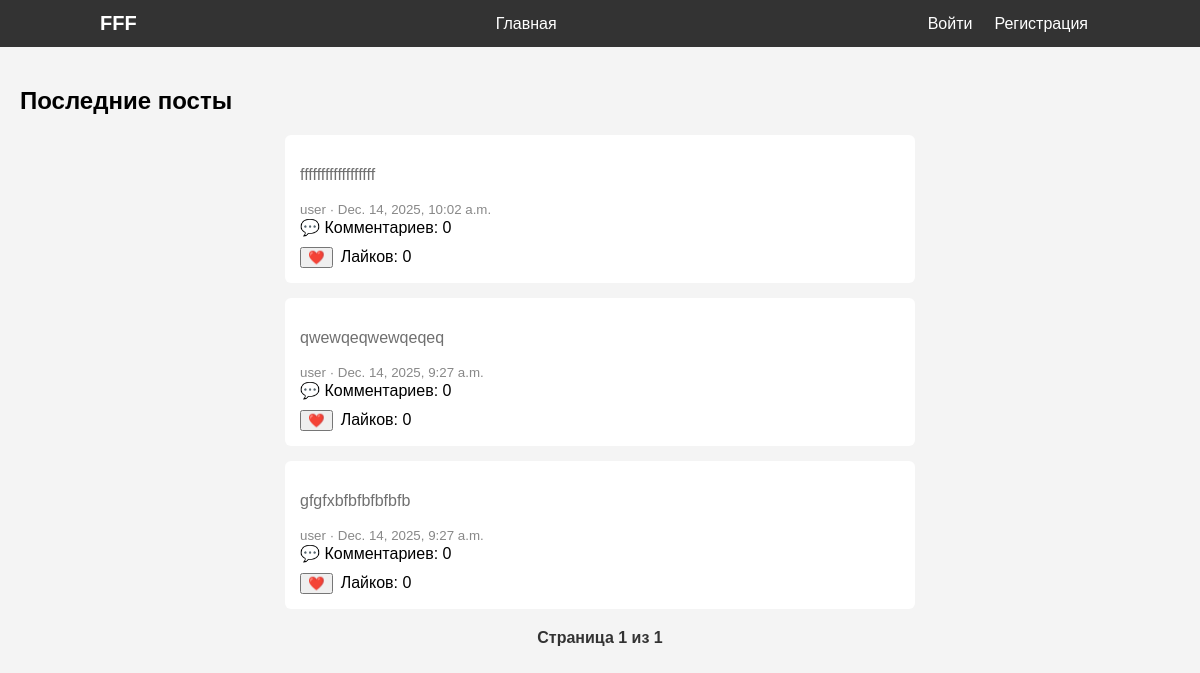
The app's page /, older data.
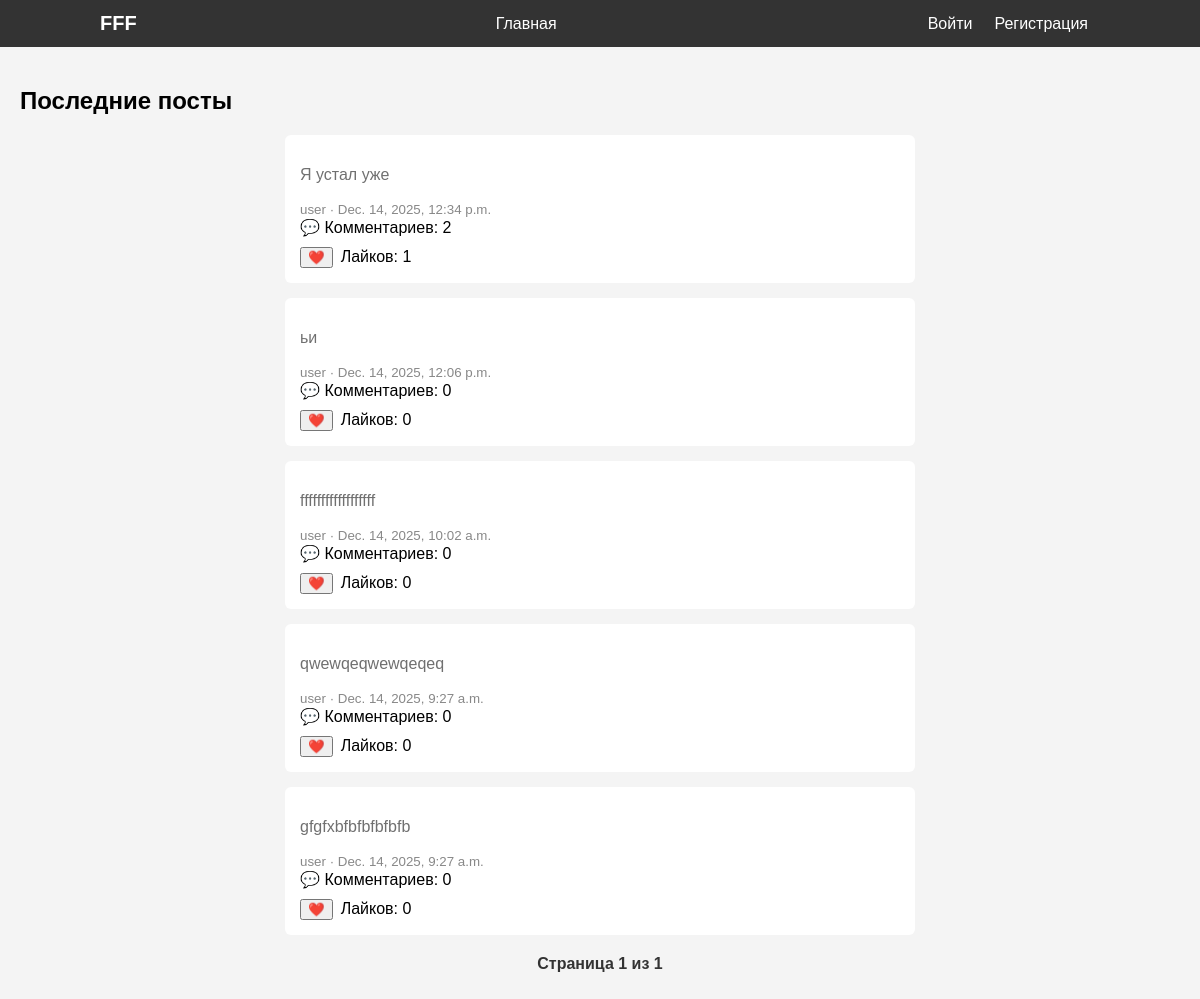
The same page, newer data.
### laba/models.py (models this page shows, shortened)
class Post(models.Model):
    author = models.ForeignKey(
        User,
        on_delete=models.CASCADE,
        related_name='posts'
    )
    text = models.TextField()
    created_at = models.DateTimeField(auto_now_add=True)

### laba/views.py (the view)
# urls.py: path('', post_list, name='post_list'),
def post_list(request):
    posts = Post.objects.select_related('author').order_by('-created_at')
    paginator = Paginator(posts, 10)
    page_number = request.GET.get('page')
    page_obj = paginator.get_page(page_number)
    return render(
        request,
        'laba/post_list.html',
        {'page_obj': page_obj}
    )

### laba/templates/laba/post_list.html (shortened to what this page needs)
{% extends 'laba/base.html' %}
{% block content %}
<h2>Последние посты</h2>
{% for post in page_obj %}
<div class="post">
    <p>
        <a href="{% url 'post_detail' post.id %}">
            {{ post.text }}
        </a>
    </p>
    <small>
        {{ post.author.username }} · {{ post.created_at }}
    </small>
    <div class="post-meta">
        💬 Комментариев: {{ post.comments.count }}
    </div>
    <div class="post-actions">
        <form method="post" action="{% url 'post_like' post.id %}">
            <button type="submit">❤️</button>
        </form>
        <span>Лайков: {{ post.likes.count }}</span>
    </div>
</div>
{% endfor %}
<div class="pagination">
    <span>
        Страница {{ page_obj.number }} из {{ page_obj.paginator.num_pages }}
    </span>
</div>
{% endblock %}

### laba/templates/laba/base.html (shortened to what this page needs)
{% load static %}
<!DOCTYPE html>
<html lang="ru">
<head>
    <link rel="stylesheet" href="{% static 'laba/style.css' %}">
</head>
<body>
<header class="site-header">
    <div class="container header-inner">
        <div class="logo">FFF</div>
        <nav class="main-nav">
            <a href="/">Главная</a>
        </nav>
        <div class="user-nav">
            {% if user.is_authenticated %}
                <span class="username">{{ user.username }}</span>
                <a href="{% url 'profile' user.username %}">Профиль</a>
                <a href="{% url 'logout' %}">Выйти</a>
            {% else %}
                <a href="{% url 'login' %}">Войти</a>
                <a href="{% url 'register' %}">Регистрация</a>
            {% endif %}
        </div>
    </div>
</header>
<main class="container">
    {% block content %}{% endblock %}
</main>
</body>
</html>

### laba/static/laba/style.css (style rules this page uses)
body { font-family: Arial, sans-serif; background: #f4f4f4; margin: 0; }
.site-header { background: #333; color: white; }
.header-inner { max-width: 1000px; margin: 0 auto; padding: 12px 20px; display: flex; align-items: center; justify-content: space-between; }
.logo { font-size: 20px; font-weight: bold; }
.main-nav a, .user-nav a { color: white; text-decoration: none; margin-right: 12px; }
.user-nav { display: flex; align-items: center; gap: 10px; }
main { padding: 20px; }
.post { background: white; max-width: 600px; margin: 15px auto; padding: 15px; border-radius: 6px; }
.post small { color: #888; }
.pagination { max-width: 600px; margin: 20px auto; text-align: center; }
.pagination span { color: #333; font-weight: bold; }
a { color: #707070; text-decoration: none; }
.post-actions { margin-top: 10px; display: flex; align-items: center; gap: 8px; }

Row changes from the older to the newer data that the page shows:
added Post: text "Я устал уже", author.username "user", created_at "Dec. 14, 2025, 12:34 p.m.", comments.count "2", likes.count "1"
added Post: text "ьи", author.username "user", created_at "Dec. 14, 2025, 12:06 p.m.", comments.count "0", likes.count "0"
